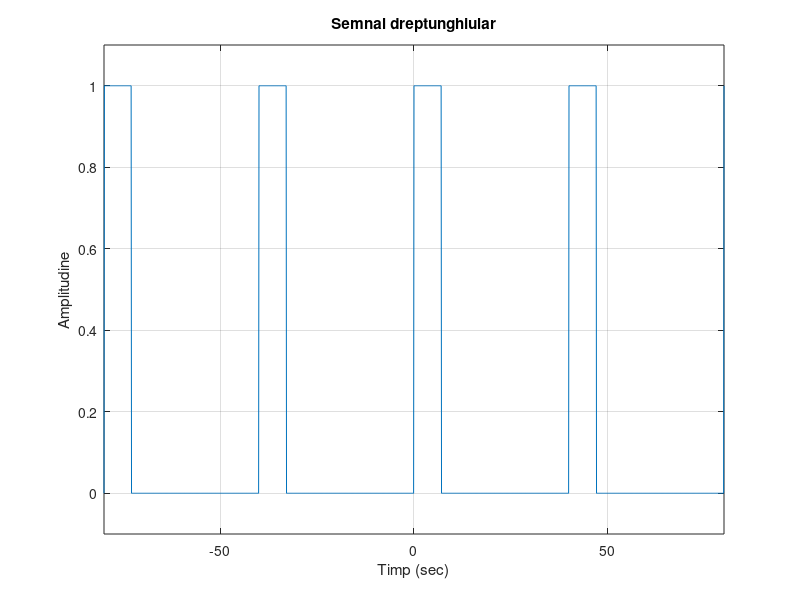
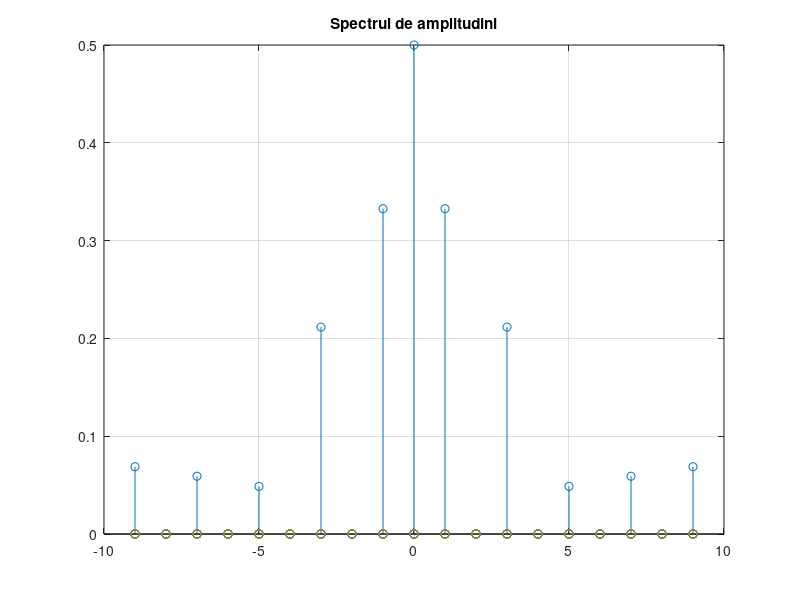
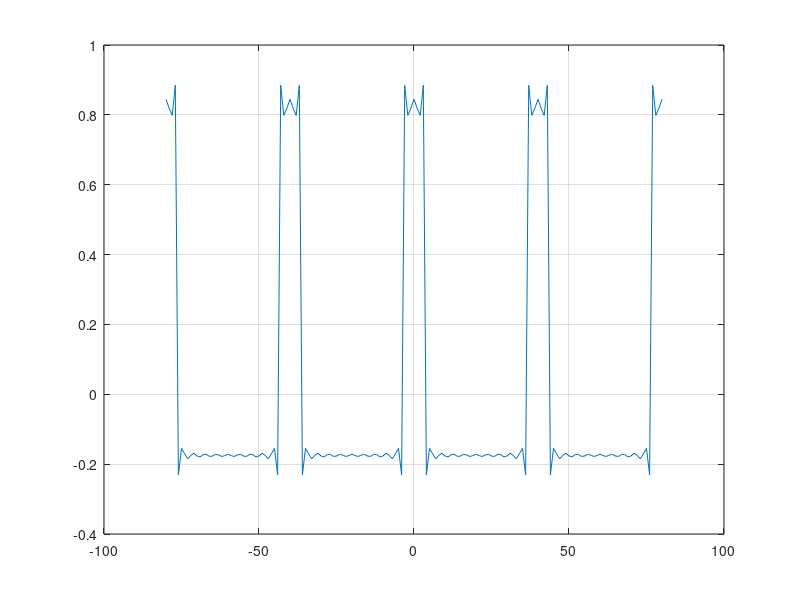

MATLAB code for these plots, in order:
%Coeficientii Seriei Fourier  Complexe sunt in general numere complexe, de
%aceea, penru semnale reale avem nevoie de Seria Fourier Armonica, pentru a
%reprezenta semnalul prin spetrul sau de amplitudini.
%In spectrul de amplitudini, amplitudinile componentelor scad cu ordinul
%armonicii astfel ca se poate defini banda efectiva a semnalului.
D=1;
m=1/7;
t=-80:0.1:80;
P=40;
c=1;
s=zeros(1,length(t));
w0=2*pi/P;
j=0;

for i=40:0.1:120
    j=j+1;
    c=floor(i/P);
    i=i-c*P;
    
    if(j==1)
        s(1,j+800)=m*(t(j+800));
    else if (i<=7)
            s(1,j+800)=1;
        else if (i>=7)
                s(1,j+800)=0;
            end
        end
    end
end

j=0;

for i=40:0.1:120
    j=j+1;
    c=floor(i/P);
    i=i-c*P;
    
    if(j==1)
        s(1,j)=m*(t(j+800));
    else if (i<=7)
            s(1,j)=1;
        else if (i>=7)
                s(1,j)=0;
            end
        end
    end
end


N=50;

p=-9:1:9;

Ak=zeros(length(2*p));
Ak(10)=0.5;

for k=1:2:9
       Ak(k+10)=2*abs(1/(k*pi)*sin(k*pi*7/40));
        Ak(10-k)=Ak(k+10);
end

r=linspace(-80,80,161);
f=0*r;

for k=-N:1:N
    
   if (k==0)
       continue;
   end
   
   C_k=1/(k*pi)*sin(k*pi*7/40);

   f_k=C_k*exp(1j*k*w0*r);
   f=f+f_k;
   
    
end

figure (1)

plot(t,s),grid;
axis([-80 80 -0.1 1.1])
xlabel('Timp (sec)')
ylabel('Amplitudine')
title('Semnal dreptunghiular')

figure (2)

stem(p,Ak),grid;
title('Spectrul de amplitudini')

figure (3)

plot(r,f),grid;
%Pe baza informatiilor din curs despre seriile Fourier, am folosit sume infinite de sinusuri si
% cosinusuri pentru seria Fourier trigonometrica, armonici pentru seria Fourier armonica 
%si exponentiale pentru seria Fourier exponentiala.
%Aceste sume pot fi aproximate prin esantionare, acest lucru se realizeaza pentru a putea fi mai  usor 
%de analizat semnalul si fara avea erori mari.
%In concluzie, am reconstruit semnalul cu ajutorul formulelor de la Semnale si Sisteme.
